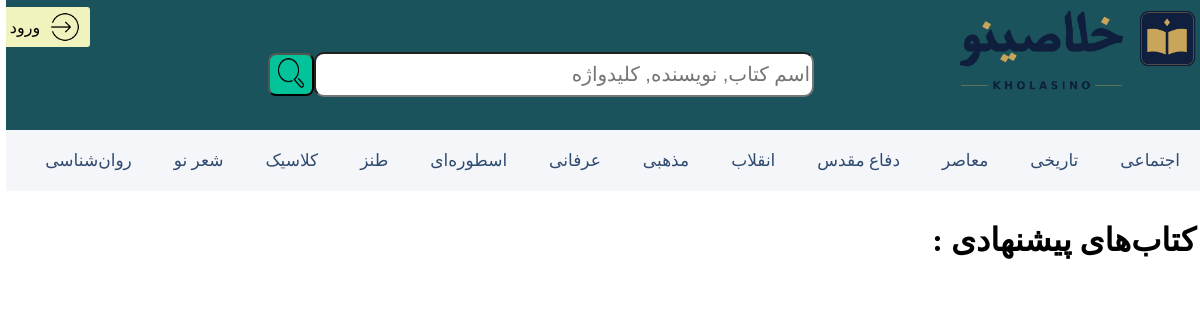
The page / on the database its author committed.
### books/models.py (models this page shows, shortened)
class Category(models.Model):
    name = models.CharField('table name',max_length=100)
    class Meta:
        db_table = 'category'
        verbose_name = 'category'
        verbose_name_plural = 'categories'

### books/views.py (the view)
# urls.py: 2. Add a URL to urlpatterns:  path('', views.home, name='home')
class home(APIView):
    def get(self, request):
        category = Category.objects.all()
        serializer = CategorySerializer(category, many=True)
        book = list(Book.objects.all())
        books_random = random.sample(book , min(20, len(book)))
        serializer2 = BookSerializer(books_random, many=True)
        context = {
            'categories': serializer.data,
            'books': serializer2.data,
        }
        return render(request, 'books/home.html', context)

### books/templates/books/home.html (shortened to what this page needs)
<!DOCTYPE html>
{% load static %}
<html lang="fa" dir="rtl">
<head>
</head>
<body>
<div class="search-background">
    <div class="img1">
        <img src="{% static 'picture\logo2.png' %}" alt="logo">
    </div>
    <div class="search">
        <form method="GET" action="{% url 'search_books' %}" onsubmit="return this.q.value.trim() !== ''">
            <div class="grid">
                <div class="input1">
                    <input
                        style="border-radius: 10px;font-size: 20px;"
                        type="search"
                        name="q"
                        placeholder="اسم کتاب, نویسنده, کلیدواژه"
                        value="{{ request.GET.q|default:'' }}"
                    >
                </div>
                <button type="submit" style="border-radius: 8px; background-color: #02c39a">
                    <img src="{% static 'picture/search2.png' %}" width="30px" height="34px">
                </button>
            </div>
        </form>
    </div>
    {% if not user.is_authenticated %}
        <a href="{% url 'users-login' %}" class="button1">
            <img src="{% static 'picture/login.png' %}" width="30px" height="30px" style="margin-left: 10px">
            ورود
        </a>
    {% else %}
        <a href="{% url 'add book' %}" class="button1">
            افزودن کتاب
        </a>
    {% endif %}
</div>
<div class="genres">
    {% for genre in categories %}
        <a href="{% url 'books list' category=genre.name %}" class="genre-link">
            {{ genre.name }}
        </a>
    {% endfor %}
</div>
<h1 style="font-family: 'Bauhaus 93'; margin-top: 30px; margin-right: 10px">
    کتاب‌های پیشنهادی :
</h1>
</body>
</html>

### books/templates/books/home.html (style rules this page uses)
body { background-color: white; margin: 0; padding: 0; }
.search-background { background-color: #1a535c; width: 100%; height: 130px; margin: 0; }
.grid { display: flex; align-items: center; margin: 20px; }
.search { display: flex; justify-content: center; align-items: center; margin-top: -68px; margin-right: 130px; }
.genres { display: flex; flex-wrap: nowrap; align-items: center; gap: 10px; padding: 10px; background-color: #f4f6f9; overflow-x: auto; overflow-y: hidden; white-space: nowrap; scrollbar-width: none; }
.genre-link { display: inline-block; padding: 10px 16px; color: #304b70; text-decoration: none; font-size: 17px; border-radius: 8px; transition: 0.25s; }
.button1 { border-radius: 3px; background-color: #f0f3bd; width: 90px; height: 40px; white-space: nowrap; font-family: 'Bauhaus 93'; display: flex; justify-content: center; align-items: center; margin-right: 93%; margin-top: -110px; transition: 0.25s; text-decoration: none; color: black; }
.input1 { display: grid; width: 500px; height: 45px; }
.img1 { display: flex; width: 150px; height: 100px; }

### rows shown on the page
Category: name "اجتماعی"
Category: name "تاریخی"
Category: name "معاصر"
Category: name "دفاع مقدس"
Category: name "انقلاب"
Category: name "مذهبی"
Category: name "عرفانی"
Category: name "اسطوره‌ای"
Category: name "طنز"
Category: name "کلاسیک"
Category: name "شعر نو"
Category: name "روان‌شناسی"
